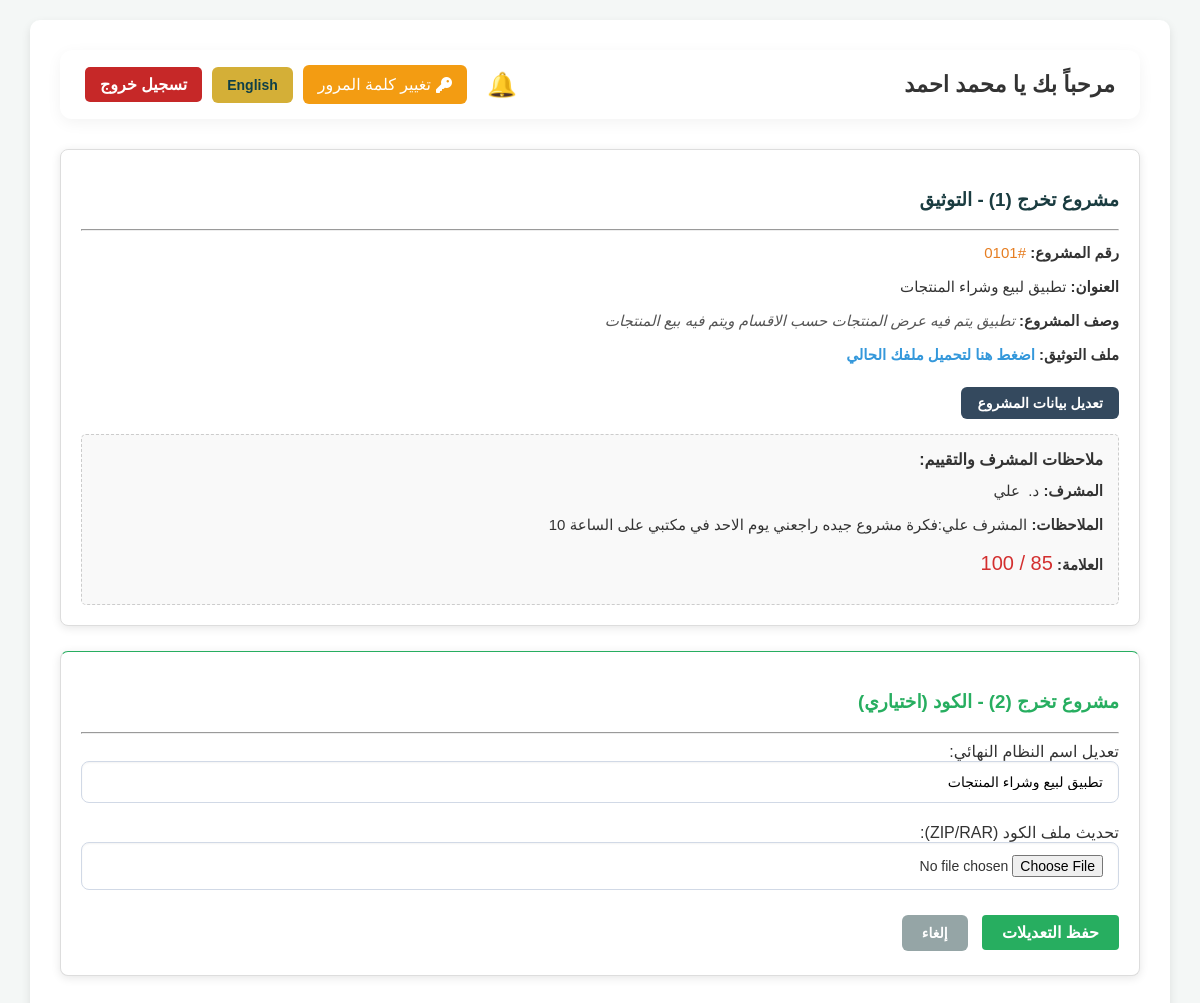
Screenshot of /student_dashboard.php?edit_p2=1 (signed in) with the database file from the repository.
### tables this page shows
CREATE TABLE students (
  student_id varchar(15) NOT NULL,
  name varchar(100) NOT NULL,
  email varchar(100) NOT NULL,
  password varchar(255) NOT NULL,
  dept_code varchar(5) NOT NULL,
  last_seen_announcements timestamp NOT NULL DEFAULT '2000-01-01 08:00:00',
  needs_password_change tinyint(1) NOT NULL DEFAULT 1,
  PRIMARY KEY (student_id),
  UNIQUE KEY email (email)
);

CREATE TABLE project_1 (
  project_id varchar(10) NOT NULL,
  student_id varchar(20) DEFAULT NULL,
  project_title varchar(255) NOT NULL,
  project_desc varchar(100) NOT NULL,
  project_file varchar(255) NOT NULL,
  supervisor_id varchar(10) DEFAULT NULL,
  grade int(11) DEFAULT NULL,
  notes text DEFAULT NULL,
  is_note_new tinyint(1) DEFAULT 0,
  PRIMARY KEY (project_id),
  UNIQUE KEY student_id (student_id)
);

CREATE TABLE supervisors (
  supervisor_id varchar(10) NOT NULL,
  name varchar(100) NOT NULL,
  email varchar(100) NOT NULL,
  password varchar(255) NOT NULL,
  dept_code varchar(5) NOT NULL,
  last_seen_announcements timestamp NOT NULL DEFAULT '2000-01-01 08:00:00',
  needs_password_change tinyint(1) NOT NULL DEFAULT 1,
  PRIMARY KEY (supervisor_id),
  UNIQUE KEY email (email)
);

CREATE TABLE project_2 (
  project_id varchar(10) NOT NULL,
  student_id varchar(20) DEFAULT NULL,
  project_title varchar(255) NOT NULL,
  source_code_file varchar(255) NOT NULL,
  supervisor_id varchar(10) DEFAULT NULL,
  grade int(11) DEFAULT NULL,
  notes text DEFAULT NULL,
  is_note_new tinyint(1) DEFAULT 0,
  PRIMARY KEY (project_id),
  UNIQUE KEY student_id (student_id)
);

### lang_config.php (called while the page is built, shortened)
<?php
$role_context = isset($_SESSION['role']) ? $_SESSION['role'] : 'guest';
$lang_key = 'lang_' . $role_context;
if (isset($_SESSION[$lang_key])) {
    $lang = $_SESSION[$lang_key];
} elseif (isset($_COOKIE[$lang_key])) {
    $lang = $_COOKIE[$lang_key];
    $_SESSION[$lang_key] = $lang;
} else {
    if (isset($_SESSION['lang_guest'])) {
        $lang = $_SESSION['lang_guest'];
    } elseif (isset($_COOKIE['lang_guest'])) {
        $lang = $_COOKIE['lang_guest'];
    } else {
        $lang = 'ar';
    }
}
function T($key) {
    global $translations, $lang;
    return $translations[$lang][$key] ?? $key;
}
?>

### student_dashboard.php (the view, shortened to what this page needs)
<?php
include "lang_config.php";
include "connection_settings.php";
if (isset($_SESSION['role']) && $_SESSION['role'] == 'student' && isset($_SESSION['email'])) {
    $email = $_SESSION['email'];
    $stmt_student = mysqli_prepare($conn, "SELECT student_id, name, dept_code FROM students WHERE email=?");
    mysqli_stmt_bind_param($stmt_student, "s", $email);
    mysqli_stmt_execute($stmt_student);
    $student_data = mysqli_fetch_assoc(mysqli_stmt_get_result($stmt_student));
    $student_id = $student_data['student_id'];
    $student_name = $student_data['name'];
    $dept_code = $student_data['dept_code'];
    $stmt_p1 = mysqli_prepare($conn, "SELECT * FROM project_1 WHERE student_id=?");
    mysqli_stmt_bind_param($stmt_p1, "s", $student_id);
    mysqli_stmt_execute($stmt_p1);
    $proj1 = mysqli_fetch_assoc(mysqli_stmt_get_result($stmt_p1));
    if (in_array($dept_code, ['01', '02'])) {
        $stmt_p2 = mysqli_prepare($conn, "SELECT * FROM project_2 WHERE student_id=?");
        mysqli_stmt_bind_param($stmt_p2, "s", $student_id);
        mysqli_stmt_execute($stmt_p2);
        $proj2 = mysqli_fetch_assoc(mysqli_stmt_get_result($stmt_p2));
    } else {
        $proj2 = null;
    }
    $stmt_proj1 = mysqli_prepare($conn, "SELECT p.*, d.name AS doc_name FROM project_1 p LEFT JOIN supervisors d ON p.supervisor_id = d.supervisor_id WHERE p.student_id=?");
    mysqli_stmt_bind_param($stmt_proj1, "s", $student_id);
    mysqli_stmt_execute($stmt_proj1);
    $proj1 = mysqli_fetch_assoc(mysqli_stmt_get_result($stmt_proj1));
    $proj2 = null;
    if (in_array($dept_code, ['01', '02'])) {
        $stmt_proj2 = mysqli_prepare($conn, "SELECT p.*, d.name AS doc_name FROM project_2 p LEFT JOIN supervisors d ON p.supervisor_id = d.supervisor_id WHERE p.student_id=?");
        mysqli_stmt_bind_param($stmt_proj2, "s", $student_id);
        mysqli_stmt_execute($stmt_proj2);
        $proj2 = mysqli_fetch_assoc(mysqli_stmt_get_result($stmt_proj2));
    }
    $scroll_target = "";
    $bell_link = "student_dashboard.php?clear_notifications=1" . $scroll_target;
} else { header("Location: index.php"); exit(); }
?>
<!DOCTYPE html>
<html lang="<?php echo T('lang_code'); ?>" dir="<?php echo T('dir'); ?>">
<head>
    <link rel="stylesheet" href="style.css?v=<?php echo time(); ?>">
    <link rel="stylesheet" href="https://cdnjs.cloudflare.com/ajax/libs/font-awesome/6.4.0/css/all.min.css">
</head>
<body>
    <div class="container">
        <div class="top-bar">
            <h2><?php echo T('welcome') . $student_name; ?></h2>
            <div class="nav-right" style="gap: 10px;">
                <a href="<?php echo $bell_link; ?>" class="notif-wrapper" title="<?php echo $lang == 'ar' ? 'الملاحظات الجديدة' : 'New Notifications'; ?>" style="margin-inline-end: 10px;">
                    🔔
                </a>
                <a href="change_password.php" class="btn" style="background:#f39c12; color:white; padding:10px 15px; border-radius:6px; text-decoration:none; display:flex; align-items:center; gap:5px;"><i class="fa-solid fa-key"></i> <?php echo $lang == 'ar' ? 'تغيير كلمة المرور' : 'Change Password'; ?></a>
                <a href="?change_lang=<?php echo $lang == 'ar' ? 'en' : 'ar'; ?>" class="lang-btn" style="text-decoration: none; padding: 10px 15px; border-radius: 6px;">
                    <?php echo T('switch_lang'); ?>
                </a>
                <a href="sign_out.php" class="btn btn-logout"><?php echo T('logout'); ?></a>
            </div>
        </div>
        <div class="project-box" id="project1_section">
            <h3 style="color: #1a3c40;"><?php echo $lang == 'ar' ? 'مشروع تخرج (1) - التوثيق' : 'Graduation Project (1) - Documentation'; ?></h3>
            <hr>
            <?php if (!$proj1): ?>
                <form action="" method="POST" enctype="multipart/form-data">
                    <input type="hidden" name="p_type" value="1">
                    <label><?php echo $lang == 'ar' ? 'عنوان المشروع:' : 'Project Title:'; ?></label>
                    <input type="text" name="title" required>
                    <label><?php echo $lang == 'ar' ? 'وصف مختصر (حتى 200 حرف):' : 'Brief Description (up to 200 chars):'; ?></label>
                    <textarea name="desc" maxlength="200" required></textarea>
                    <?php if (!in_array($dept_code, ['01', '02'])): ?>
                    <label><?php echo $lang == 'ar' ? 'رفع الملف (PDF/DOCX للتوثيق أو ZIP/RAR للكود):' : 'Upload File (PDF/DOCX for docs or ZIP/RAR for code):'; ?></label>
                    <input type="file" name="p_file" accept=".pdf,.docx,.zip,.rar" required>
                    <small style="color:#888;"><?php echo $lang == 'ar' ? '* ارفع ملف التوثيق (PDF/DOCX) أو ملف الكود (ZIP/RAR)' : '* Upload documentation (PDF/DOCX) or code file (ZIP/RAR)'; ?></small>
                    <?php else: ?>
                    <label><?php echo $lang == 'ar' ? 'رفع ملف الدكيومنتيشن (PDF/DOCX):' : 'Upload Documentation File (PDF/DOCX):'; ?></label>
                    <input type="file" name="p_file" accept=".pdf,.docx" required>
                    <?php endif; ?>
                    <button type="submit" name="submit_project" class="btn btn-save"><?php echo $lang == 'ar' ? 'حفظ وتسجيل مشروع 1' : 'Save & Register Project 1'; ?></button>
                </form>
                    <?php else: ?>
                <div class="info-display">
                    <p><strong><?php echo $lang == 'ar' ? 'رقم المشروع:' : 'Project ID:'; ?></strong> <span style="color:#e67e22;">#<?php echo $proj1['project_id']; ?></span></p>
                    <p><strong><?php echo $lang == 'ar' ? 'العنوان:' : 'Title:'; ?></strong> <?php echo htmlspecialchars($proj1['project_title']); ?></p>
                    <p><strong><?php echo $lang == 'ar' ? 'وصف المشروع:' : 'Description:'; ?></strong> <span style="color:#555; font-style:italic;"><?php echo !empty($proj1['project_desc']) ? htmlspecialchars($proj1['project_desc']) : ($lang == 'ar' ? 'لا يوجد وصف.' : 'No description.'); ?></span></p>
                    <p><strong><?php echo $lang == 'ar' ? 'ملف التوثيق:' : 'Documentation File:'; ?></strong> <a href="download.php?file=<?php echo urlencode($proj1['project_file']); ?>&name=<?php echo rawurlencode($student_name . ' - ' . $proj1['project_title'] . '.' . pathinfo($proj1['project_file'], PATHINFO_EXTENSION)); ?>" style="color: #3498db; text-decoration: none; font-weight:bold;"><?php echo $lang == 'ar' ? 'اضغط هنا لتحميل ملفك الحالي' : 'Click here to download your current file'; ?></a></p>
                    <a href="student_dashboard.php?edit_p1=1#project1_section" class="btn-edit"><?php echo $lang == 'ar' ? 'تعديل بيانات المشروع' : 'Edit Project Details'; ?></a>
                    <div class="notes-box" style="background:#f9f9f9; padding:15px; border:1px dashed #ccc; margin-top:15px; <?php echo ($proj1['is_note_new'] == 1) ? 'border-color: red; background: #fff5f5;' : ''; ?>">
                        <h4 style="margin:0;"><?php echo $lang == 'ar' ? 'ملاحظات المشرف والتقييم:' : 'Supervisor Notes & Evaluation:'; ?>
                        </h4>
                        <p style="margin-top: 10px;"><strong><?php echo $lang == 'ar' ? 'المشرف:' : 'Supervisor Supervisor:'; ?></strong> <?php echo !empty($proj1['doc_name']) ? ($lang == 'ar' ? "د. " : "Dr. ") . htmlspecialchars($proj1['doc_name']) : "<span style='color:#7f8c8d; font-style:italic;'>" . ($lang == 'ar' ? "بانتظار تبني المشروع من قبل مشرف المساق" : "Waiting for project adoption by course supervisor") . "</span>"; ?></p>
                        <p><strong><?php echo $lang == 'ar' ? 'الملاحظات:' : 'Notes:'; ?></strong> <?php echo !empty($proj1['notes']) ? nl2br(htmlspecialchars($proj1['notes'])) : ($lang == 'ar' ? "لا توجد ملاحظات بعد." : "No notes yet."); ?></p>
                        <p><strong><?php echo $lang == 'ar' ? 'العلامة:' : 'Grade:'; ?></strong> <span style="font-size:20px; color:#d32f2f;"><?php echo !empty($proj1['grade']) ? $proj1['grade'] : "--"; ?> / 100</span></p>
                    </div>
                </div>
            <?php endif; ?>
        </div>
                            <?php if ($dept_code != '08'): ?>
            <?php if ($proj1): ?>
                <div class="project-box" id="project2_section" style="border-top-color: #27ae60;">
                    <h3 style="color: #27ae60;"><?php echo $lang == 'ar' ? 'مشروع تخرج (2) - الكود  (اختياري)' : 'Graduation Project (2) - Code (Optional)'; ?></h3>
                    <hr>
                    <?php if (!$proj2): ?>
                        <form action="" method="POST" enctype="multipart/form-data">
                            <input type="hidden" name="p_type" value="2">
                            <label><?php echo $lang == 'ar' ? 'عنوان النظام النهائي:' : 'Final System Title:'; ?></label>
                            <input type="text" name="title" required>
                            <label><?php echo $lang == 'ar' ? 'رفع ملف الكود (ZIP/RAR):' : 'Upload Code File (ZIP/RAR):'; ?></label>
                            <input type="file" name="p_file" accept=".zip,.rar" required>
                            <button type="submit" name="submit_project" class="btn btn-save" style="background:#27ae60;"><?php echo $lang == 'ar' ? 'رفع كود المشروع' : 'Upload Project Code'; ?></button>
                        </form>
                    <?php elseif (isset($_GET['edit_p2'])): ?>
                        <form action="" method="POST" enctype="multipart/form-data">
                            <label><?php echo $lang == 'ar' ? 'تعديل اسم النظام النهائي:' : 'Edit Final System Title:'; ?></label>
                            <input type="text" name="title" value="<?php echo htmlspecialchars($proj2['project_title']); ?>" required>
                            <label><?php echo $lang == 'ar' ? 'تحديث ملف الكود (ZIP/RAR):' : 'Update Code File (ZIP/RAR):'; ?></label>
                            <input type="file" name="p_file" accept=".zip,.rar">
                            <button type="submit" name="update_project" class="btn btn-save" style="background:#27ae60;"><?php echo $lang == 'ar' ? 'حفظ التعديلات' : 'Save Changes'; ?></button>
                            <a href="student_dashboard.php" class="btn-cancel"><?php echo $lang == 'ar' ? 'إلغاء' : 'Cancel'; ?></a>
                        </form>
                    <?php endif; ?>
                </div>
            <?php endif; ?>
        <?php endif; ?>
    </div>
</body>
</html>

### style.css (style rules this page uses)
:root { --primary-color: #1a3c40; --secondary-color: #0e3f48; --accent-color: #d4af37; --success-color: #2e7d32; --danger-color: #c62828; --info-color: #0288d1; --warning-color: #ff9800; --bg-light: #f4f7f6; --text-dark: #333; --text-white: #fff; }
body { font-family: 'Cairo', sans-serif; margin: 0; padding: 0; background-color: var(--bg-light); color: var(--text-dark); }
body, h1, h2, h3, h4, p, div, form { text-align: inherit; }
.lang-btn { background: var(--accent-color); color: var(--secondary-color); padding: 5px 15px; border-radius: 20px; text-decoration: none; font-weight: bold; font-size: 14px; transition: 0.3s; }
input, select, textarea { width: 100%; padding: 12px 15px; border: 1.5px solid #d1d9e6; border-radius: 8px; background: #ffffff; font-family: 'Cairo', sans-serif; font-size: 14px; box-sizing: border-box; margin-bottom: 20px; transition: all 0.3s ease; box-shadow: inset 0 1px 2px rgba(0, 0, 0, 0.05); }
button { width: 100%; padding: 12px; background-color: #4caf50; color: white; border: none; border-radius: 6px; font-size: 16px; font-weight: bold; cursor: pointer; transition: 0.2s; margin-top: 15px; }
.container { max-width: 1200px; margin: 20px auto; background: white; padding: 30px; border-radius: 10px; box-shadow: 0 4px 10px rgba(0, 0, 0, 0.1); box-sizing: border-box; width: 95%; }
.header-actions, .top-bar { display: flex; justify-content: space-between; align-items: center; margin-bottom: 30px; gap: 20px; }
.top-bar { background: #fff; padding: 15px 25px; border-radius: 12px; box-shadow: 0 4px 15px rgba(0, 0, 0, 0.05); }
.top-bar h2, .header-actions h1, .header-actions h4 { margin: 0; font-size: 1.4rem; white-space: nowrap; }
.logout, .btn-logout { background: var(--danger-color); color: white; padding: 8px 15px; text-decoration: none; border-radius: 5px; font-weight: bold; }
.container { overflow-x: auto; }
.btn-add, .btn-save, .btn-upload, .btn-claim { width: auto; padding: 8px 20px; border-radius: 4px; transition: 0.3s; margin: 5px 0; }
.btn-save, .btn-upload { background: var(--success-color); }
.project-box { background: #fff; padding: 30px; border-radius: 8px; box-shadow: 0 2px 10px rgba(0, 0, 0, 0.1); border-top: 5px solid #2196f3; margin-bottom: 20px; }
.notes-box { margin-top: 20px; padding: 15px; background: #fff8e1; border-radius: 5px; border: 1px dashed var(--warning-color); }
.notif-wrapper { position: relative; display: inline-block; margin-inline-end: 20px; text-decoration: none; font-size: 24px; }
.nav-right { display: flex; align-items: center; gap: 10px; flex-wrap: wrap; justify-content: flex-end; }
.project-box { scroll-margin-top: 80px; margin-bottom: 25px; padding: 20px; border: 1px solid #ddd; border-radius: 8px; background: #fff; }
.info-display p { margin: 10px 0; font-size: 15px; word-wrap: break-word; overflow-wrap: break-word; white-space: pre-wrap; line-height: 1.6; }
.btn-edit { display: inline-block; background: #34495e; color: white; text-decoration: none; padding: 8px 16px; border-radius: 6px; font-weight: bold; margin-top: 10px; font-size: 14px; }
.btn-cancel { display: inline-block; background: #95a5a6; color: white; text-decoration: none; padding: 10px 20px; border-radius: 6px; font-weight: bold; margin-inline-start: 10px; font-size: 14px; }

### rows the page displays
students: name "محمد احمد"
project_1: project_id "0101", project_title "تطبيق لبيع وشراء المنتجات", project_desc "تطبيق يتم فيه عرض المنتجات حسب الاقسام ويتم فيه بيع المنتجات", supervisor.name "علي", notes "المشرف علي:فكرة مشروع جيده راجعني يوم الاحد في مكتبي على الساعة 10"
project_2: title "تطبيق لبيع وشراء المنتجات"

### other values shown
T('welcome') "مرحباً بك يا"
T('switch_lang') "English"
T('logout') "تسجيل خروج"
